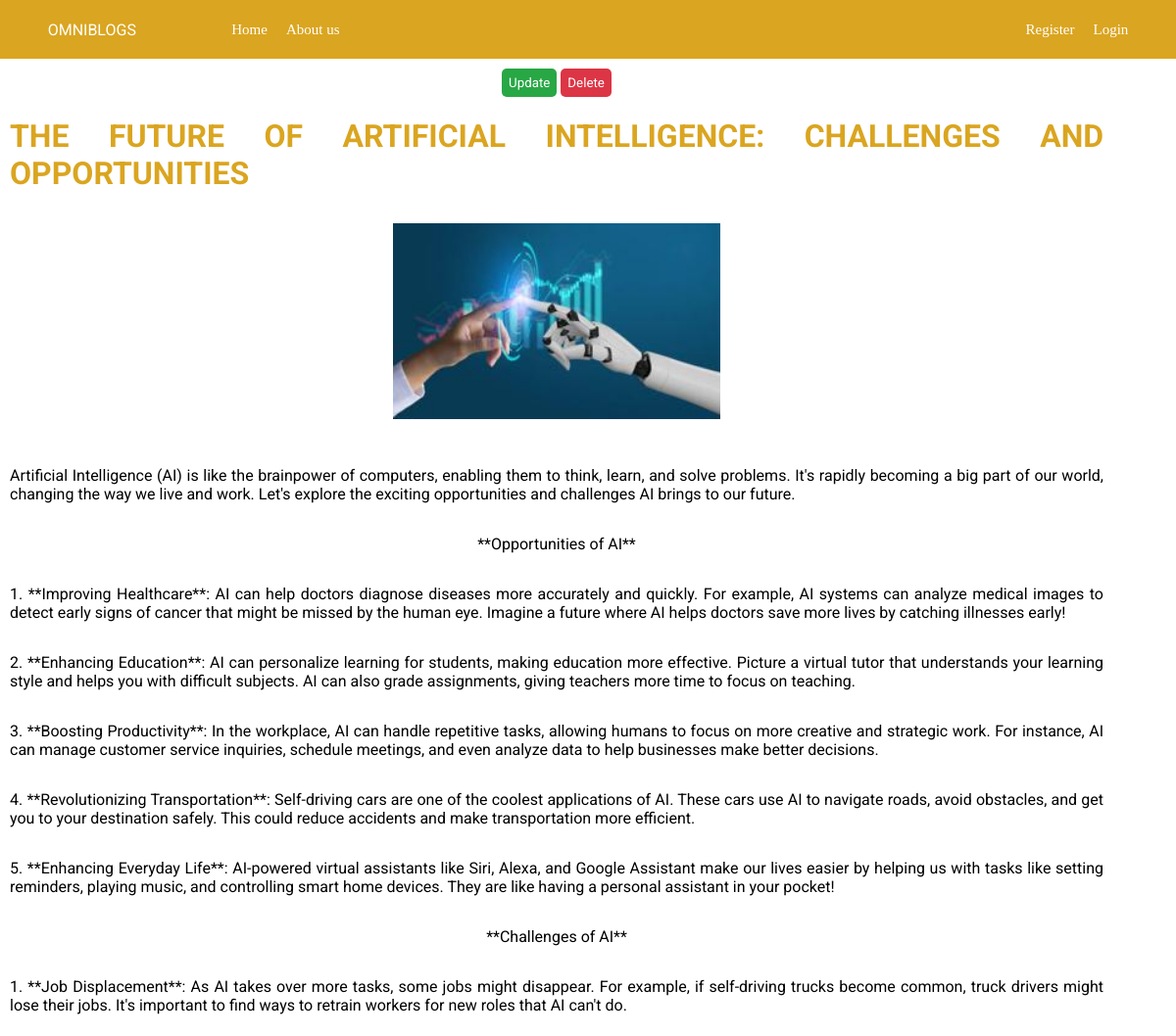
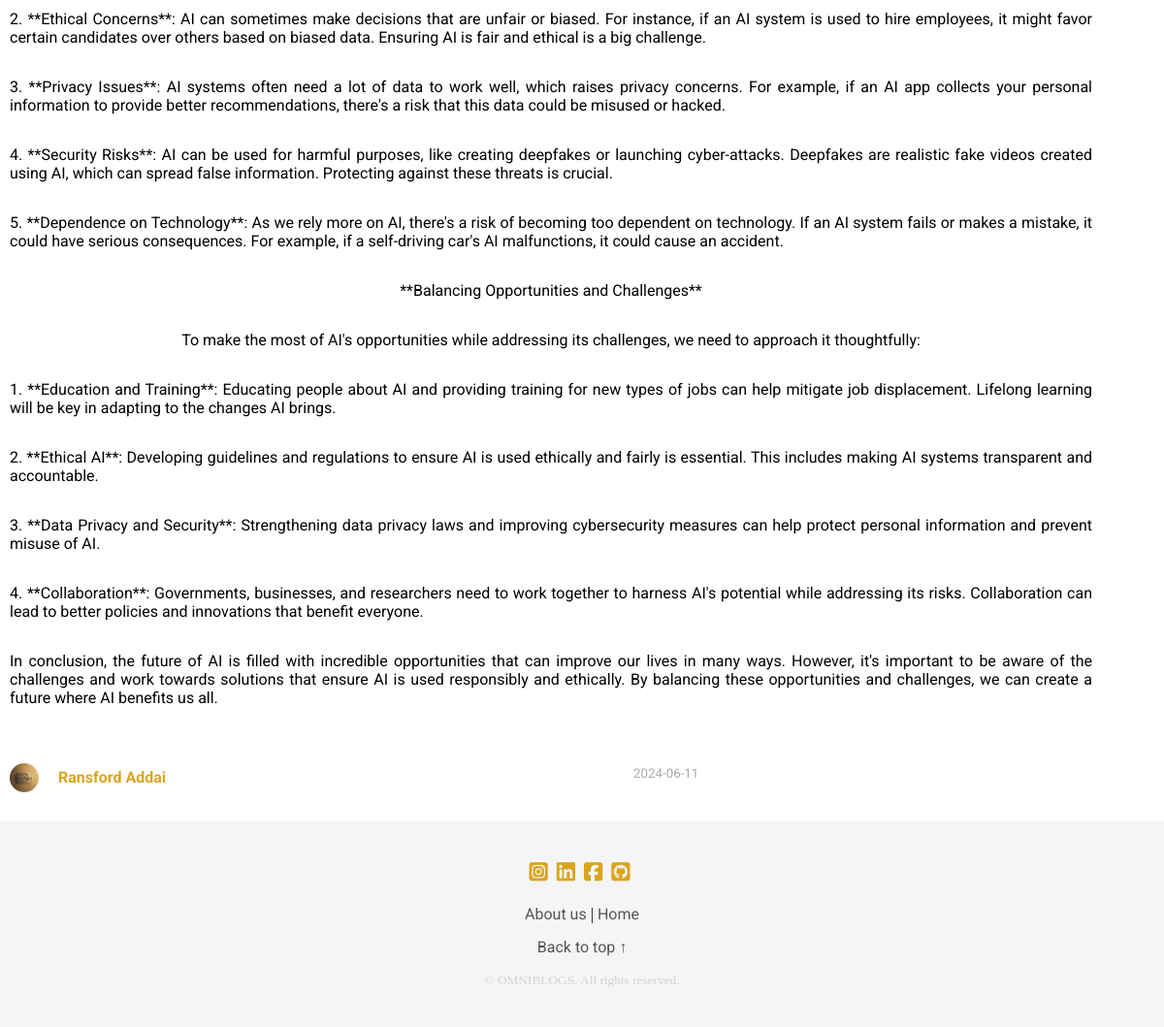
Page /post/13 on the committed database (2 pictures, top to bottom).
### flaskblog/models.py (models this page shows, shortened)
class Post(db.Model):
    id = db.Column(db.Integer, primary_key=True)
    title=db.Column(db.String(100), nullable=False)
    content=db.Column(db.Text, nullable=False)
    image_file = db.Column(db.String(20), nullable=False, default='default_post.jpg')
    date_posted=db.Column(db.DateTime, nullable=False, default=datetime.utcnow)
    user_id=db.Column(db.Integer, db.ForeignKey('user.id'), nullable=False)

class User(db.Model, UserMixin):
    id = db.Column(db.Integer, primary_key=True)
    username=db.Column(db.String(50), nullable=False, unique=True)
    email=db.Column(db.String(120), nullable=False, unique=True)
    image_file=db.Column(db.String(20), nullable=False, default='default.jpg')
    password=db.Column(db.String(100), nullable=False)
    author=db.relationship('Post', backref='author', lazy=True)

### flaskblog/posts/routes.py (the view)
@posts.route("/post/<int:post_id>", methods=['GET', 'POST'])
def post(post_id):
    post = Post.query.get_or_404(post_id)
    return render_template('post.html', title='Post', post=post)

### flaskblog/templates/post.html (shortened to what this page needs)
{% extends 'layout.html' %}
{% block content %}
    <div class="post-content-top" id="post-top">
            <div class="post-container">
                <div>
                    <button class="update-button"><a class="update-link" href="{{ url_for('posts.update_post', post_id=post.id) }}">Update</a></button>
                    <button class="del-confirm-button"><a class="del-confirm-link" href="{{ url_for('posts.delete_confirmation', post_id=post.id) }}">Delete</a></button>
                </div>
                <h1 class="posts-title">{{ post.title }}</h1>
                {% if post.image_file %}
                    <img class="posts-imaged" src="{{ url_for('static', filename='post_pics/' + post.image_file) }}" lazy="loading" alt="Post image">
                {% endif %}
                <p class="the-post-content">{{ post.content|safe }}</p>
                <div class="aut-dte-imgs">
                    <img src="{{ url_for('static', filename='profile_pics/' + post.author.image_file) }}" lazy="loading" class="posts-pro-pic" alt="Author Profile picture">
                    <div class="auts-container"><a href="{{ url_for('users.user_posts', username=post.author.username) }}" class="posts-aut">{{ post.author.username }}</a></div>
                    <div class="dates-container"><small class="posts-date">{{ post.date_posted.strftime('%Y-%m-%d') }}</small></div>
                </div>
            </div>
    </div>
    <footer>
        <div class="post-footer-container">
            <div class="home-social-channels">
                <a href="https://www.instagram.com/addai_325/" target="_blank" class="home-ig"><i class="fa-brands fa-square-instagram"></i></a>
                <a href="https://www.linkedin.com/in/ransford-addai-72b30b280/" class="home-In" target="_blank"><i class="fa-brands fa-linkedin"></i></a>
                <a href="https://web.facebook.com/ransford.addai.96" target="_blank" class="home-fb"><i class="fa-brands fa-square-facebook"></i></a>
                <a href="https://github.com/Addai325" target="_blank" class="home-github"><i class="fa-brands fa-square-github"></i></a>
            </div>
            <div class="home-nav-links">
                <a href="{{ url_for('main.about') }}" class="home-abt-lnk">About us</a>  |
                <a href="{{ url_for('main.home') }}" class="home-hme-lnk">Home</a>
                <a href="#post-top" class="home-bttop-link">Back to top &uarr;</a>
            </div>
            <div class="home-copyright">
                <small class="the-home-copyright">&copy; {{ curreny_year }} OMNIBLOGS. All rights reserved.</small>
            </div>
        </div>
    </footer>
{% endblock content %}

### flaskblog/static/home.css (style rules this page uses)
@media (min-width:769px) { body { margin: 0; } }
@media (min-width:769px) { .home-social-channels { margin-bottom: 20px; } }
@media (min-width:769px) { .home-fb,.home-In, .home-github, .home-ig { text-decoration: none; color: goldenrod; font-size: 22px; margin-right: 5px; } }
@media (min-width:769px) { .home-nav-links { margin-bottom: 15px; } }
@media (min-width:769px) { .home-abt-lnk , .home-hme-lnk, .home-bttop-link { text-decoration: none; color: #555; font-family: roboto; } }
@media (min-width:769px) { .home-bttop-link { display: block; margin-top: 15px; } }
@media (min-width:769px) { .the-home-copyright { color: lightgray; } }

### flaskblog/static/main.css (style rules this page uses)
@media (min-width:769px) { body { margin: 0; } }

### flaskblog/static/about.css (style rules this page uses)
@media (min-width:769px) { body { margin: 0; } }
@media (min-width:769px) { .home-social-channels { margin-bottom: 20px; } }
@media (min-width:769px) { .home-fb,.home-In, .home-github, .home-ig { text-decoration: none; color: goldenrod; font-size: 22px; margin-right: 5px; } }
@media (min-width:769px) { .home-nav-links { margin-bottom: 15px; } }
@media (min-width:769px) { .home-abt-lnk , .home-hme-lnk, .home-bttop-link { text-decoration: none; color: #555; font-family: roboto; } }
@media (min-width:769px) { .home-bttop-link { display: block; margin-top: 15px; } }
@media (min-width:769px) { .the-home-copyright { color: lightgray; } }

### flaskblog/static/register.css (style rules this page uses)
@media (min-width:769px) { body { margin: 0; } }

### flaskblog/static/login.css (style rules this page uses)
@media (min-width:769px) { body { margin: 0; } }

### flaskblog/static/account.css (style rules this page uses)
@media (min-width:769px) { body { margin: 0; } }

### flaskblog/static/create_post.css (style rules this page uses)
@media (min-width:769px) { body { margin: 0; } }

### flaskblog/static/post.css (style rules this page uses)
@media (min-width:769px) { body { margin: 0; } }
@media (min-width:769px) { .post-container { margin-top: 50px; border: none; width: 93%; margin-bottom: 0px; text-align: justify; background-color: white; display: flex; flex-direction: column; align-items: center; justify-content: center; padding-bottom: 30px; padding-left: 10px; padding-right: 10px; padding-top: 20px; font-family: roboto; } }
@media (min-width:769px) { .update-button { background-color: #28a745; border: none; padding: 7px; border-radius: 5px; cursor: pointer; } }
@media (min-width:769px) { .update-link { text-decoration: none; color: white; font-family: roboto, sans-serif; } }
@media (min-width:769px) { .del-confirm-button { background-color: #dc3545; border: none; padding: 7px; border-radius: 5px; cursor: pointer; } }
@media (min-width:769px) { .del-confirm-link { text-decoration: none; color: white; font-family: roboto, sans-serif; } }
@media (min-width:769px) { .posts-pro-pic { height: 30px; width: 30px; margin-top: 10px; border-radius: 15px; margin-right: 20px; } }
@media (min-width:769px) { .posts-aut { text-decoration: none; color: goldenrod; margin: 0 auto; margin-top: 10px; font-weight: bold; font-family: roboto, sans-serif; } }
@media (min-width:769px) { .posts-date { color: darkgray; margin-left: 10px; } }
@media (min-width:769px) { .posts-title { color: goldenrod; } }
@media (min-width:769px) { .aut-dte-imgs { display: flex; flex-direction: row; align-items: center; width: 100%; } }
@media (min-width:769px) { .posts-imaged { width: 30%; height: 200px; margin-top: 10px; object-fit: cover; } }
@media (min-width:769px) { .the-post-content { text-align: left; } }
@media (min-width:769px) { .auts-container { width: 100%; margin-right: 100px; margin-top: 10px; } }
@media (min-width:769px) { .dates-container { width: 100%; } }
@media (min-width:769px) { .post-footer-container { background-color: whitesmoke; padding: 40px; text-align: center; padding-bottom: 40px; margin-bottom: 0; } }
@media (min-width:769px) { .home-social-channels { margin-bottom: 20px; } }
@media (min-width:769px) { .home-fb,.home-In, .home-github, .home-ig { text-decoration: none; color: goldenrod; font-size: 22px; margin-right: 5px; } }
@media (min-width:769px) { .home-nav-links { margin-bottom: 15px; } }
@media (min-width:769px) { .home-abt-lnk , .home-hme-lnk, .home-bttop-link { text-decoration: none; color: #555; font-family: roboto; } }
@media (min-width:769px) { .home-bttop-link { display: block; margin-top: 15px; } }
@media (min-width:769px) { .the-home-copyright { color: lightgray; } }

### flaskblog/static/user_posts.css (style rules this page uses)
@media (min-width:769px) { body { margin: 0; } }

### flaskblog/static/errors.css (style rules this page uses)
@media (min-width:769px) { body { margin: 0; } }

### rows in the picture
Post: title "THE FUTURE OF ARTIFICIAL INTELLIGENCE: CHALLENGES AND OPPORTUNITIES", image_file (picture), content "Artificial Intelligence (AI) is like the brainpower of computers, enabling them to think, learn, and solve problems. It's rapidly becoming a big part of our world, changing the way we live and work. Let's explore the exciting opportunities and challenges AI brings to our future. **Opportunities of AI** 1. **Improving Healthcare**: AI can help doctors diagnose diseases more accurately and quickly. For example, AI systems can analyze medical images to detect early signs of cancer that might be missed by the human eye. Imagine a future where AI helps doctors save more lives by catching illnesses early! 2. **Enhancing Education**: AI can personalize learning for students, making education more…", date_posted "2024-06-11"
User: image_file (picture), author.username "Ransford Addai"
